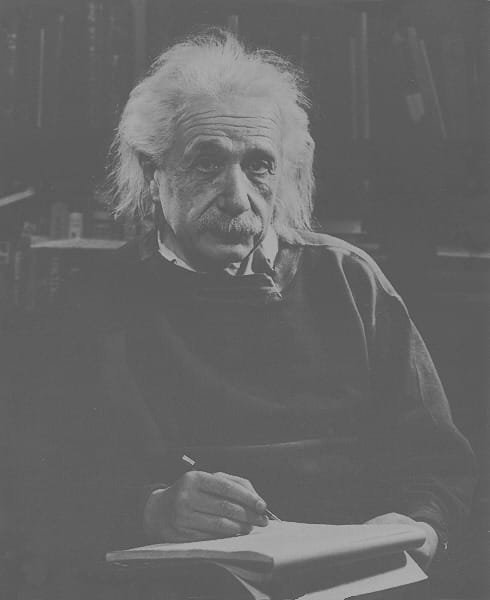
#> input picture Images/dos.jpg, 490 x 600 px, found by its file name
$ python Examimage2.py
#> lines starting #> are read from the running program, lines starting #| are printed output that depends on the picture; after the words box and inside, x2 and y2 are one past the last pixel; in counts of white or black regions, pixels touching at a corner belong together
import cv2
import numpy as np
import matplotlib.pyplot as plt

# Load an image
image_path = 'dos.jpg' #Path
image = cv2.imread(image_path, cv2.IMREAD_GRAYSCALE)
#> image is the input picture: shape (600, 490); min 67, max 190, mean 102.4
if image is None:
    print("Error")

def piecewise_transform(image):
    # Segments
    value = np.zeros_like(image)


    part1 = (image >= 0) & (image < 80)
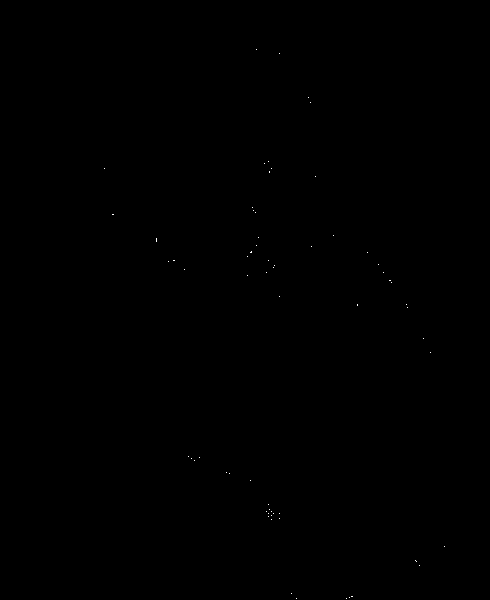
#> part1: shape (600, 490) bool; 0.03% white in thin lines or dots, all inside (x1, y1, x2, y2) = (104, 49, 445, 599)
    value[part1] = np.interp(image[part1], [0, 80], [0, 5])

    part2 = (image >= 80) & (image < 115)
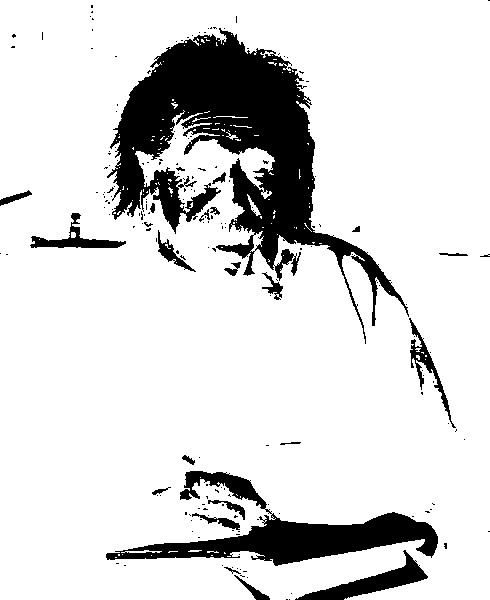
#> part2: shape (600, 490) bool; 85.2% white; 188 black regions (164 under 20 px), largest, box (x1, y1, x2, y2) and area: (107, 28, 409, 344) 28419, (106, 471, 438, 566) 9179, (295, 550, 428, 600) 1864
    value[part2] = np.interp(image[part2], [80, 115], [5, 100])
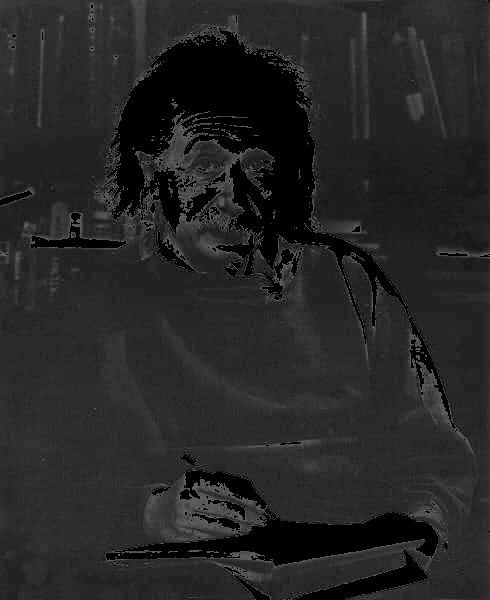
#> value: shape (600, 490); min 0, max 97, mean 37.5


    part3 = (image >= 115) & (image <= 255)
#> part3: shape (600, 490) bool; 14.8% white; 179 white regions (154 under 20 px), largest, box (x1, y1, x2, y2) and area: (107, 28, 409, 344) 28070, (106, 471, 438, 566) 9167, (295, 550, 428, 600) 1856
    value[part3] = np.interp(image[part3], [115, 255], [100, 255])
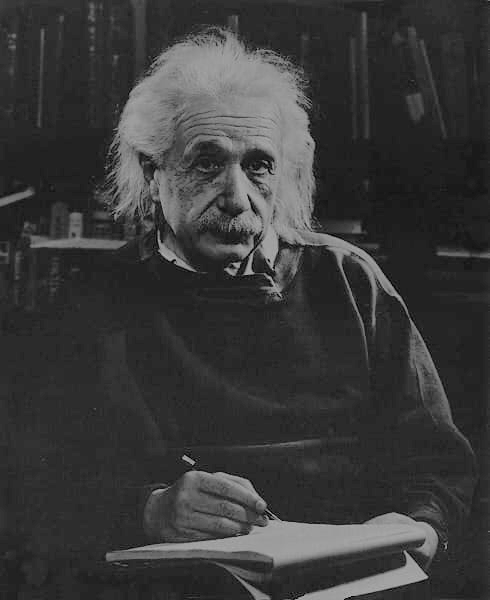
#> value: shape (600, 490); 14.82% of pixels changed, all inside (x1, y1, x2, y2) = (0, 0, 490, 600)

    return value

def plot_transformation():
    # Inputs
    r = [0, 80, 115, 255]
    s = [0, 5, 100, 255]

    plt.figure(figsize=(8, 6))
    plt.plot(r, s, marker='o', linestyle='-', color='blue')
    plt.title('Piecewise')
    plt.xlabel('Input')
    plt.ylabel('Output')
    plt.grid(True)
    plt.xticks(range(0, 256, 20))
    plt.yticks(range(0, 256, 20))
    plt.axis([0, 255, 0, 255])
    plt.show()
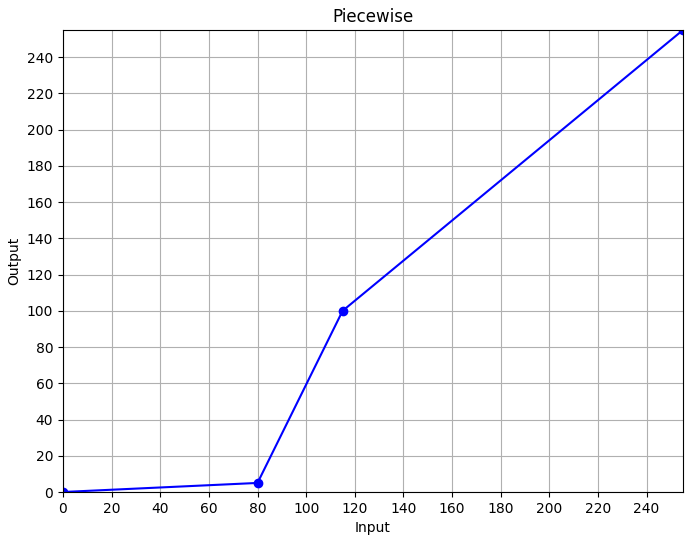
#> figure drawn by matplotlib, 1 panel


transformed = piecewise_transform(image)
cv2.imshow('Original Image', image)
cv2.imshow('Transformed Image', transformed)
cv2.waitKey(0)
cv2.destroyAllWindows()


plot_transformation()
